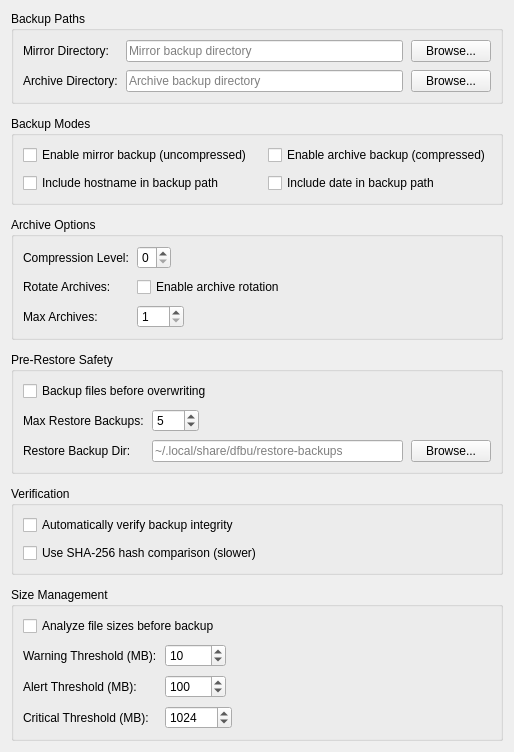
          <widget class="QWidget" name="configScrollContent">
           <layout class="QVBoxLayout" name="configScrollLayout">
            <property name="spacing">
             <number>12</number>
            </property>

            <item>
             <widget class="QGroupBox" name="backupPathsGroup">
              <property name="title">
               <string>Backup Paths</string>
              </property>
              <layout class="QFormLayout" name="backupPathsLayout">
               <property name="horizontalSpacing">
                <number>8</number>
               </property>
               <property name="verticalSpacing">
                <number>8</number>
               </property>
               <item row="0" column="0">
                <widget class="QLabel" name="mirror_path_label">
                 <property name="text">
                  <string>Mirror Directory:</string>
                 </property>
                </widget>
               </item>
               <item row="0" column="1">
                <layout class="QHBoxLayout" name="mirror_path_layout">
                 <item>
                  <widget class="QLineEdit" name="config_mirror_path_edit">
                   <property name="placeholderText">
                    <string>Mirror backup directory</string>
                   </property>
                  </widget>
                 </item>
                 <item>
                  <widget class="QPushButton" name="browse_mirror_btn">
                   <property name="sizePolicy">
                    <sizepolicy hsizetype="Maximum" vsizetype="Maximum">
                     <horstretch>0</horstretch>
                     <verstretch>0</verstretch>
                    </sizepolicy>
                   </property>
                   <property name="text">
                    <string>Browse...</string>
                   </property>
                  </widget>
                 </item>
                </layout>
               </item>
               <item row="1" column="0">
                <widget class="QLabel" name="archivePathLabel">
                 <property name="text">
                  <string>Archive Directory:</string>
                 </property>
                </widget>
               </item>
               <item row="1" column="1">
                <layout class="QHBoxLayout" name="archivePathLayout">
                 <item>
                  <widget class="QLineEdit" name="configArchivePathEdit">
                   <property name="placeholderText">
                    <string>Archive backup directory</string>
                   </property>
                  </widget>
                 </item>
                 <item>
                  <widget class="QPushButton" name="browseArchiveButton">
                   <property name="sizePolicy">
                    <sizepolicy hsizetype="Maximum" vsizetype="Maximum">
                     <horstretch>0</horstretch>
                     <verstretch>0</verstretch>
                    </sizepolicy>
                   </property>
                   <property name="text">
                    <string>Browse...</string>
                   </property>
                  </widget>
                 </item>
                </layout>
               </item>
              </layout>
             </widget>
            </item>

            <item>
             <widget class="QGroupBox" name="backupModesGroup">
              <property name="title">
               <string>Backup Modes</string>
              </property>
              <layout class="QGridLayout" name="backupModesLayout">
               <property name="horizontalSpacing">
                <number>16</number>
               </property>
               <property name="verticalSpacing">
                <number>8</number>
               </property>
               <item row="0" column="0">
                <widget class="QCheckBox" name="config_mirror_checkbox">
                 <property name="text">
                  <string>Enable mirror backup (uncompressed)</string>
                 </property>
                </widget>
               </item>
               <item row="0" column="1">
                <widget class="QCheckBox" name="config_archive_checkbox">
                 <property name="text">
                  <string>Enable archive backup (compressed)</string>
                 </property>
                </widget>
               </item>
               <item row="1" column="0">
                <widget class="QCheckBox" name="config_hostname_checkbox">
                 <property name="text">
                  <string>Include hostname in backup path</string>
                 </property>
                </widget>
               </item>
               <item row="1" column="1">
                <widget class="QCheckBox" name="config_date_checkbox">
                 <property name="text">
                  <string>Include date in backup path</string>
                 </property>
                </widget>
               </item>
              </layout>
             </widget>
            </item>

            <item>
             <widget class="QGroupBox" name="archiveOptionsGroup">
              <property name="title">
               <string>Archive Options</string>
              </property>
              <layout class="QFormLayout" name="archiveOptionsLayout">
               <property name="horizontalSpacing">
                <number>8</number>
               </property>
               <property name="verticalSpacing">
                <number>8</number>
               </property>
               <item row="0" column="0">
                <widget class="QLabel" name="compressionLabel">
                 <property name="text">
                  <string>Compression Level:</string>
                 </property>
                </widget>
               </item>
               <item row="0" column="1">
                <widget class="QSpinBox" name="config_compression_spinbox">
                 <property name="sizePolicy">
                  <sizepolicy hsizetype="Maximum" vsizetype="Maximum">
                   <horstretch>0</horstretch>
                   <verstretch>0</verstretch>
                  </sizepolicy>
                 </property>
                 <property name="toolTip">
                  <string>0 = no compression, 9 = maximum compression</string>
                 </property>
                 <property name="minimum">
                  <number>0</number>
                 </property>
                 <property name="maximum">
                  <number>9</number>
                 </property>
                </widget>
               </item>
               <item row="1" column="0">
                <widget class="QLabel" name="rotate_label">
                 <property name="text">
                  <string>Rotate Archives:</string>
                 </property>
                </widget>
               </item>
               <item row="1" column="1">
                <widget class="QCheckBox" name="config_rotate_checkbox">
                 <property name="text">
                  <string>Enable archive rotation</string>
                 </property>
                </widget>
               </item>
               <item row="2" column="0">
                <widget class="QLabel" name="max_archives_label">
                 <property name="text">
                  <string>Max Archives:</string>
                 </property>
                </widget>
               </item>
               <item row="2" column="1">
                <widget class="QSpinBox" name="config_max_archives_spinbox">
                 <property name="sizePolicy">
                  <sizepolicy hsizetype="Maximum" vsizetype="Maximum">
                   <horstretch>0</horstretch>
                   <verstretch>0</verstretch>
                  </sizepolicy>
                 </property>
                 <property name="toolTip">
                  <string>Maximum number of archives to keep</string>
                 </property>
                 <property name="minimum">
                  <number>1</number>
                 </property>
                 <property name="maximum">
                  <number>100</number>
                 </property>
                </widget>
               </item>
              </layout>
             </widget>
            </item>

            <item>
             <widget class="QGroupBox" name="preRestoreSafetyGroup">
              <property name="title">
               <string>Pre-Restore Safety</string>
              </property>
              <layout class="QFormLayout" name="preRestoreSafetyLayout">
               <property name="horizontalSpacing">
                <number>8</number>
               </property>
               <property name="verticalSpacing">
                <number>8</number>
               </property>
               <item row="0" column="0" colspan="2">
                <widget class="QCheckBox" name="config_pre_restore_checkbox">
                 <property name="toolTip">
                  <string>Backup existing files before restore operations</string>
                 </property>
                 <property name="text">
                  <string>Backup files before overwriting</string>
                 </property>
                </widget>
               </item>
               <item row="1" column="0">
                <widget class="QLabel" name="maxRestoreBackupsLabel">
                 <property name="text">
                  <string>Max Restore Backups:</string>
                 </property>
                </widget>
               </item>
               <item row="1" column="1">
                <widget class="QSpinBox" name="config_max_restore_spinbox">
                 <property name="sizePolicy">
                  <sizepolicy hsizetype="Maximum" vsizetype="Maximum">
                   <horstretch>0</horstretch>
                   <verstretch>0</verstretch>
                  </sizepolicy>
                 </property>
                 <property name="toolTip">
                  <string>Maximum number of pre-restore backups to keep</string>
                 </property>
                 <property name="minimum">
                  <number>1</number>
                 </property>
                 <property name="maximum">
                  <number>100</number>
                 </property>
                 <property name="value">
                  <number>5</number>
                 </property>
                </widget>
               </item>
               <item row="2" column="0">
                <widget class="QLabel" name="restoreBackupDirLabel">
                 <property name="text">
                  <string>Restore Backup Dir:</string>
                 </property>
                </widget>
               </item>
               <item row="2" column="1">
                <layout class="QHBoxLayout" name="restoreBackupDirLayout">
                 <item>
                  <widget class="QLineEdit" name="config_restore_path_edit">
                   <property name="toolTip">
                    <string>Directory to store pre-restore backups</string>
                   </property>
                   <property name="placeholderText">
                    <string>~/.local/share/dfbu/restore-backups</string>
                   </property>
                  </widget>
                 </item>
                 <item>
                  <widget class="QPushButton" name="browse_restore_btn">
                   <property name="sizePolicy">
                    <sizepolicy hsizetype="Maximum" vsizetype="Maximum">
                     <horstretch>0</horstretch>
                     <verstretch>0</verstretch>
                    </sizepolicy>
                   </property>
                   <property name="text">
                    <string>Browse...</string>
                   </property>
                  </widget>
                 </item>
                </layout>
               </item>
              </layout>
             </widget>
            </item>

            <item>
             <widget class="QGroupBox" name="verificationGroup">
              <property name="title">
               <string>Verification</string>
              </property>
              <layout class="QVBoxLayout" name="verificationLayout">
               <property name="spacing">
                <number>8</number>
               </property>
               <item>
                <widget class="QCheckBox" name="config_verify_checkbox">
                 <property name="toolTip">
                  <string>Run verification after each backup operation</string>
                 </property>
                 <property name="text">
                  <string>Automatically verify backup integrity</string>
                 </property>
                </widget>
               </item>
               <item>
                <widget class="QCheckBox" name="config_hash_checkbox">
                 <property name="toolTip">
                  <string>Compare file contents using cryptographic hash instead of size only</string>
                 </property>
                 <property name="text">
                  <string>Use SHA-256 hash comparison (slower)</string>
                 </property>
                </widget>
               </item>
              </layout>
             </widget>
            </item>

            <item>
             <widget class="QGroupBox" name="sizeManagementGroup">
              <property name="title">
               <string>Size Management</string>
              </property>
              <layout class="QFormLayout" name="sizeManagementLayout">
               <property name="horizontalSpacing">
                <number>8</number>
               </property>
               <property name="verticalSpacing">
                <number>8</number>
               </property>
               <item row="0" column="0" colspan="2">
                <widget class="QCheckBox" name="config_size_check_checkbox">
                 <property name="toolTip">
                  <string>Show warnings for large files before starting backup</string>
                 </property>
                 <property name="text">
                  <string>Analyze file sizes before backup</string>
                 </property>
                </widget>
               </item>
               <item row="1" column="0">
                <widget class="QLabel" name="sizeWarningLabel">
                 <property name="text">
                  <string>Warning Threshold (MB):</string>
                 </property>
                </widget>
               </item>
               <item row="1" column="1">
                <widget class="QSpinBox" name="config_size_warning_spinbox">
                 <property name="sizePolicy">
                  <sizepolicy hsizetype="Maximum" vsizetype="Maximum">
                   <horstretch>0</horstretch>
                   <verstretch>0</verstretch>
                  </sizepolicy>
                 </property>
                 <property name="toolTip">
                  <string>Files larger than this show a warning (yellow)</string>
                 </property>
                 <property name="minimum">
                  <number>1</number>
                 </property>
                 <property name="maximum">
                  <number>10000</number>
                 </property>
                 <property name="value">
                  <number>10</number>
                 </property>
                </widget>
               </item>
               <item row="2" column="0">
                <widget class="QLabel" name="sizeAlertLabel">
                 <property name="text">
                  <string>Alert Threshold (MB):</string>
                 </property>
                </widget>
               </item>
               <item row="2" column="1">
                <widget class="QSpinBox" name="config_size_alert_spinbox">
                 <property name="sizePolicy">
                  <sizepolicy hsizetype="Maximum" vsizetype="Maximum">
                   <horstretch>0</horstretch>
                   <verstretch>0</verstretch>
                  </sizepolicy>
                 </property>
                 <property name="toolTip">
                  <string>Files larger than this show an alert (orange)</string>
                 </property>
                 <property name="minimum">
                  <number>1</number>
                 </property>
                 <property name="maximum">
                  <number>10000</number>
                 </property>
                 <property name="value">
                  <number>100</number>
                 </property>
                </widget>
               </item>
               <item row="3" column="0">
                <widget class="QLabel" name="sizeCriticalLabel">
                 <property name="text">
                  <string>Critical Threshold (MB):</string>
                 </property>
                </widget>
               </item>
               <item row="3" column="1">
                <widget class="QSpinBox" name="config_size_critical_spinbox">
                 <property name="sizePolicy">
                  <sizepolicy hsizetype="Maximum" vsizetype="Maximum">
                   <horstretch>0</horstretch>
                   <verstretch>0</verstretch>
                  </sizepolicy>
                 </property>
                 <property name="toolTip">
                  <string>Files larger than this show critical warning (red)</string>
                 </property>
                 <property name="minimum">
                  <number>1</number>
                 </property>
                 <property name="maximum">
                  <number>100000</number>
                 </property>
                 <property name="value">
                  <number>1024</number>
                 </property>
                </widget>
               </item>
              </layout>
             </widget>
            </item>
           </layout>
          </widget>
